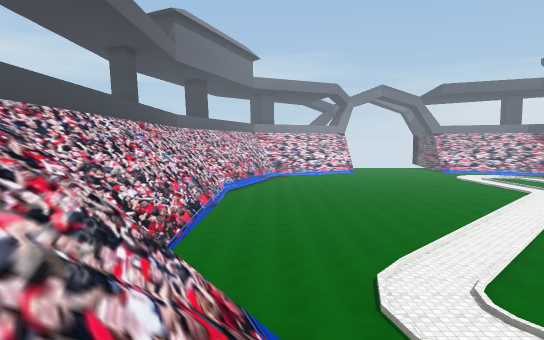
view 1 (above)

21 first-person views from a walk through a Unity game level. The camera is 1.4 m above the floor, tilts 4° down and sees 70° across. The floor is counted in squares, 2 m on a side. Each view is taken from the middle of a square. On the plan, view 1 faces up. The plan holds only what a view shows up to about 11 squares ahead; the rest is blank. The place goes on beyond the plan. The player is left out. Some surface patterns are stand-ins.

view 2
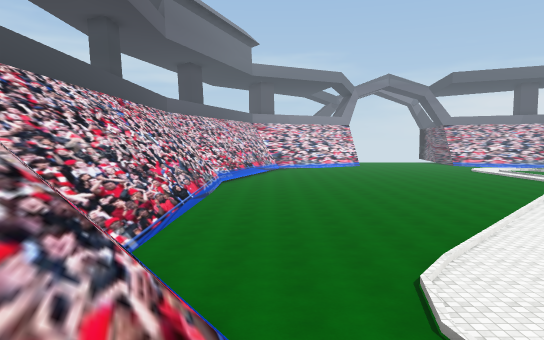

view 3
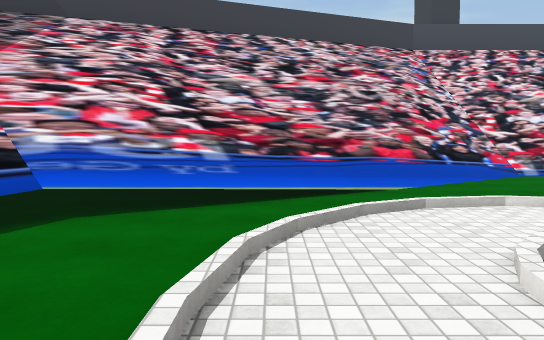

view 4
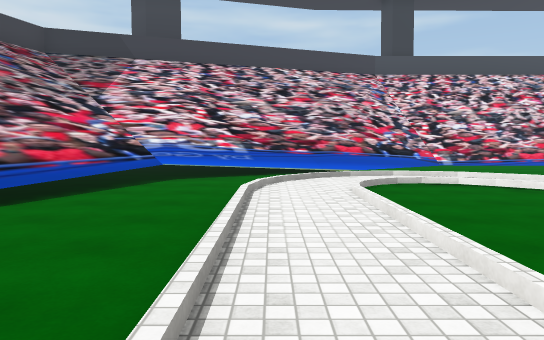

view 5
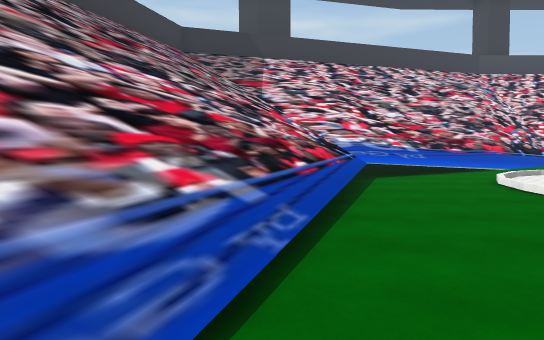

view 6
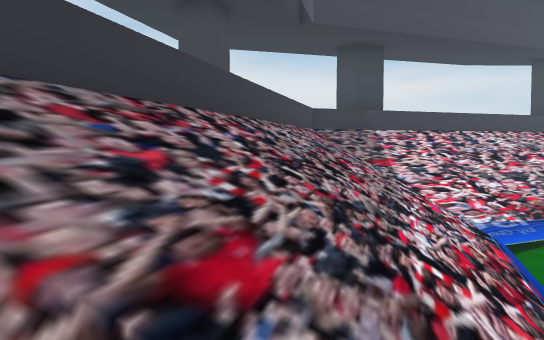

view 7
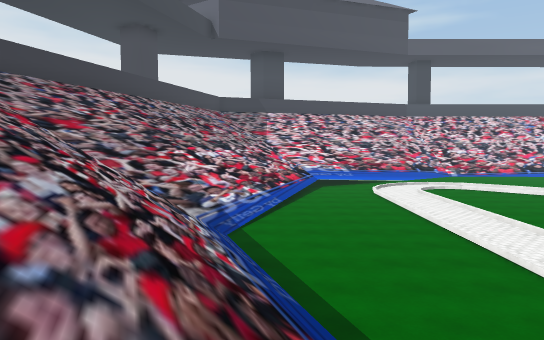

view 8
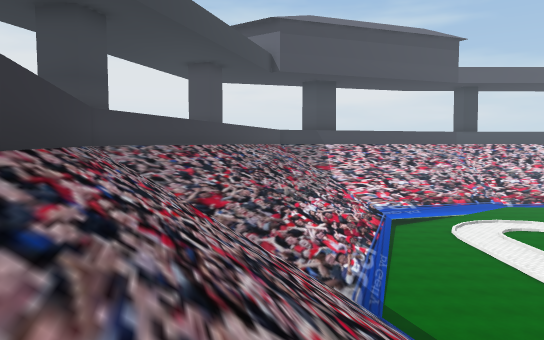

view 9
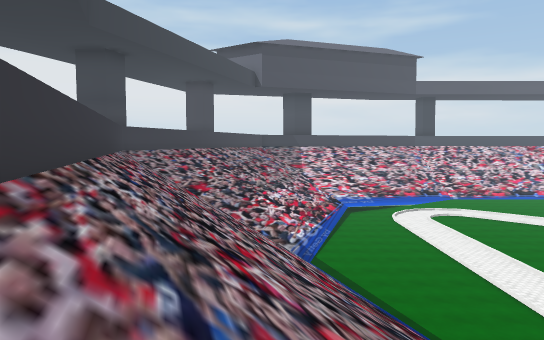

view 10
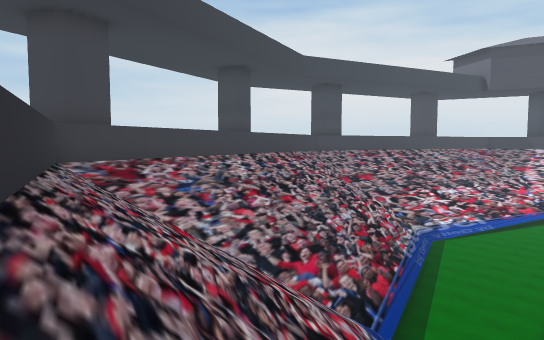

view 11
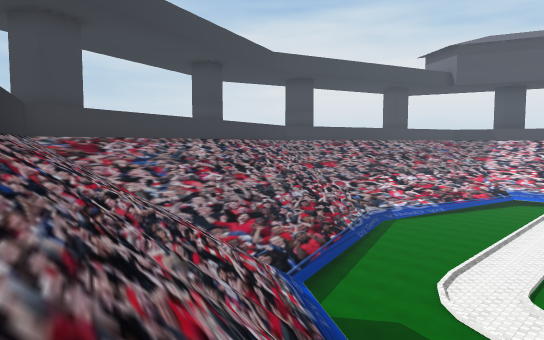

view 12
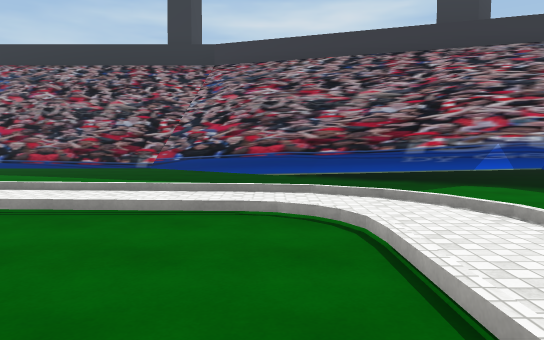

view 13
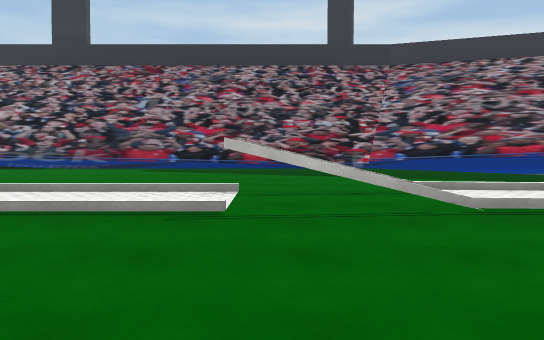

view 14
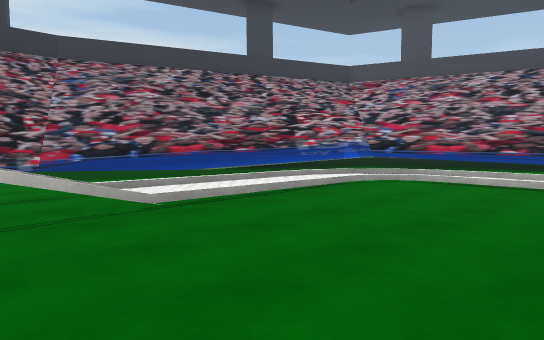

view 15
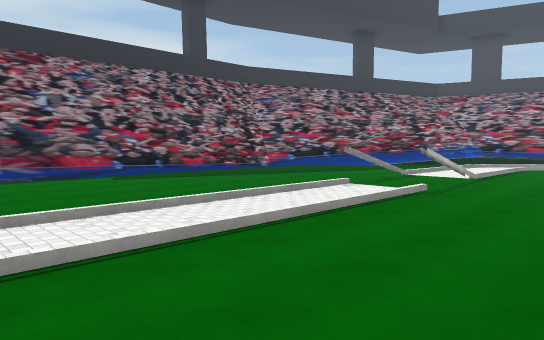

view 16
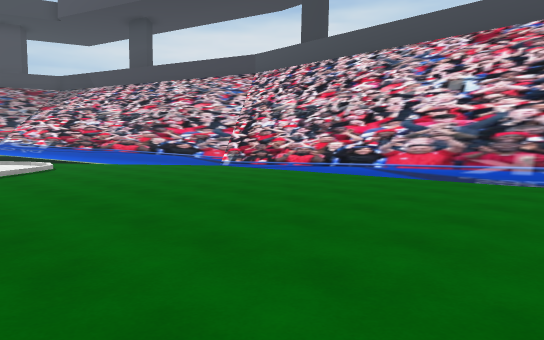

view 17
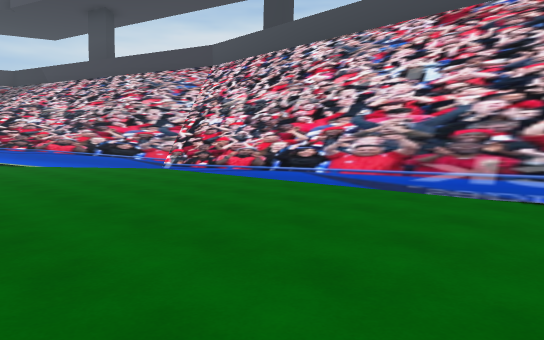

view 18
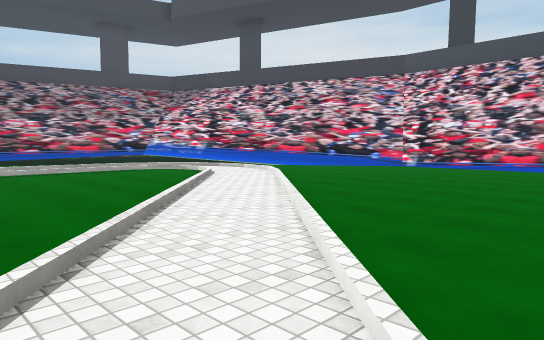

view 19
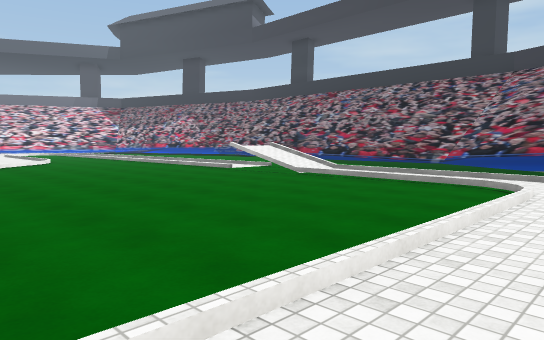

view 20
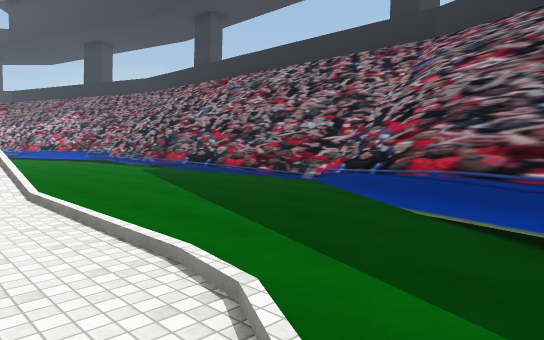

view 21
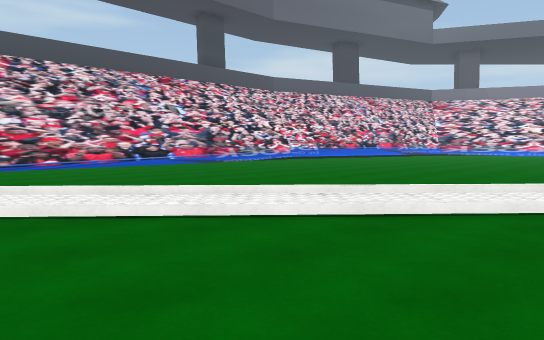

### Floor plan
Key: @ floor where view 1 was taken; # wall or solid block; . main floor; : floor 0.5 m higher than the main floor; + floor 1 m higher than the main floor; / step, stairs or slope; = window, fence, low wall or low ledge; ^ raised ledge; v drop or lower ground.
Columns run from 5 left of view 1 to 27 right of it. Each row starts with its distance up from view 1.
 18      ........      . ..     .#
 17   #..........       .........#
 16   #..........      ..........#
 15   #...........   ............#
 14   #............  ............#
 13   #............  ............#
 12   #............  ............#
 11   #............ ....../+.....#
 10 ###............ ....../:.....#
  9 ###............ ....../......####
  8 ^ #............ .............##v#
  7 ^vv#........... ............##vv^
  6 ^//##......... ............=#v//^
  5 ^///==.....................=///^
  4  ^////..................../////
  3  ^/////................../////^
  2  ^//////................./////^
  1   ^//////...............=/////^
  0   ^//@//////.........////////^
 -1   ^///////////....///////////^
 -2    ^/////////////////////////^
 -3     ////////////////////////^
 -4     ^^/////////////////////^^
 -5       ^^^//////////////^^^^
 -6          ^^^////////^^^
 -7             ^^^//^^^

Where each view was taken, in squares from view 1:
view 1: 0 up, 0 right, facing up
view 2: 2 up, 0 right, facing up
view 3: 3 up, 6 right, facing left
view 4: 3 up, 10 right, facing left
view 5: 1 down, 10 right, facing left
view 6: 5 down, 12 right, facing left
view 7: 1 down, 18 right, facing left
view 8: 4 down, 18 right, facing left
view 9: 3 down, 22 right, facing left
view 10: 4 up, 25 right, facing down-left
view 11: 6 up, 25 right, facing down-left
view 12: 5 up, 13 right, facing right
view 13: 11 up, 13 right, facing right
view 14: 11 up, 13 right, facing down-right
view 15: 18 up, 14 right, facing down-right
view 16: 18 up, 5 right, facing down-left
view 17: 18 up, 3 right, facing down-left
view 18: 14 up, 9 right, facing down-left
view 19: 3 up, 10 right, facing up-right
view 20: 3 up, 17 right, facing up-right
view 21: 7 up, 9 right, facing up-left
